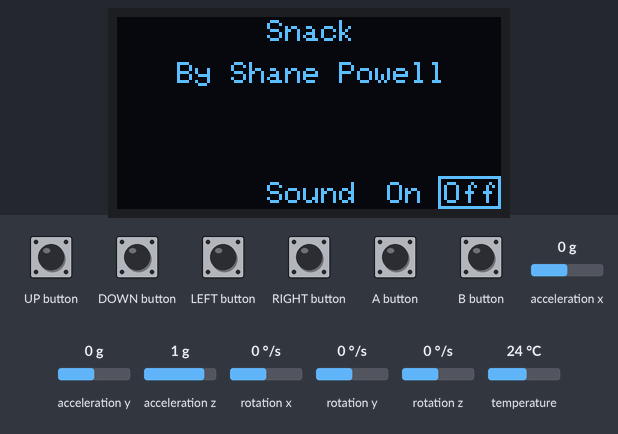
Bench run of a sketch on a simulated Arduboy, built with avr-gcc and run on an emulated ATmega32U4. Shown: 128×64 one-colour display. Inputs (shaded band) come from the test bench; at power-on: acceleration x 0 g, acceleration y 0 g, acceleration z 1 g, rotation x 0 °/s, rotation y 0 °/s, rotation z 0 °/s, temperature 24 °C. Random numbers use the default seed unless the sketch sets one.

Above: at 1.2 s.
1.3 s: A button pressed for 0.15 s
At 1.61 s:
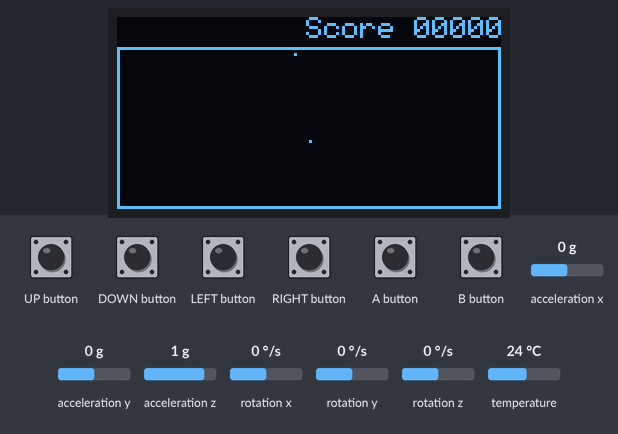
2.0 s: acceleration x set to -1.4 g
4.2 s: B button pressed for 0.15 s
At 4.51 s:
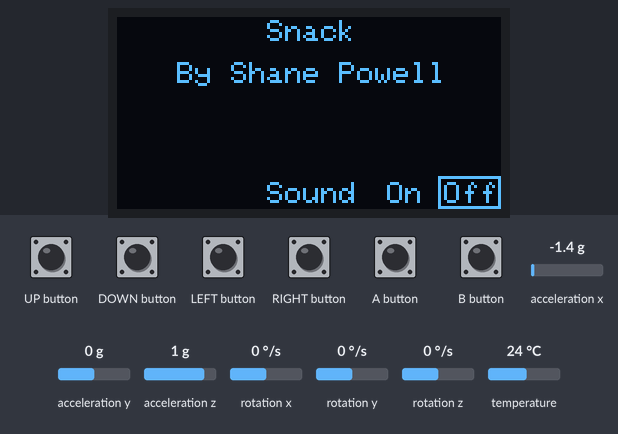
6.4 s: A button pressed for 1 s
At 7.05 s:
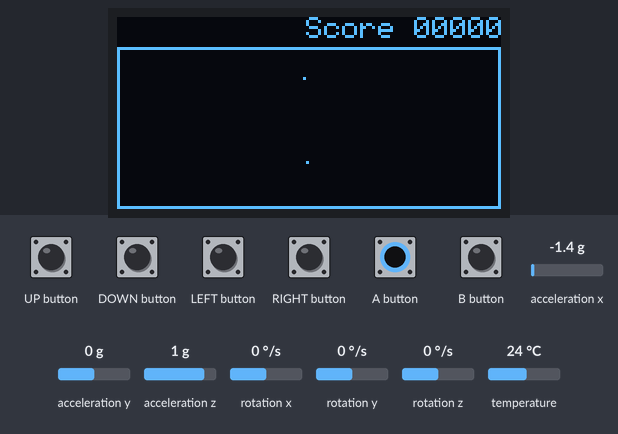
8.9 s: B button pressed for 1 s
At 11.1 s:
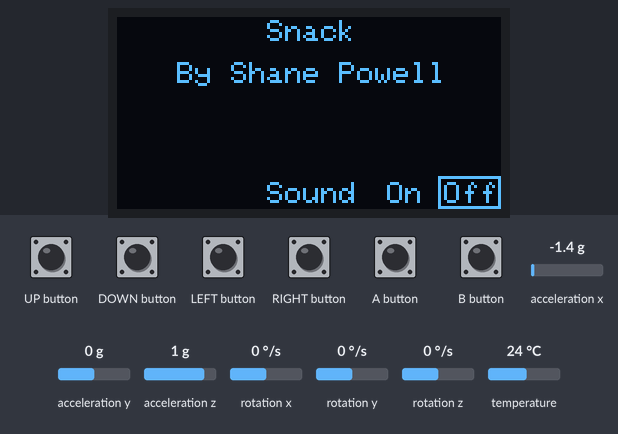
11.4 s: LEFT button pressed for 0.15 s
At 12.4 s:
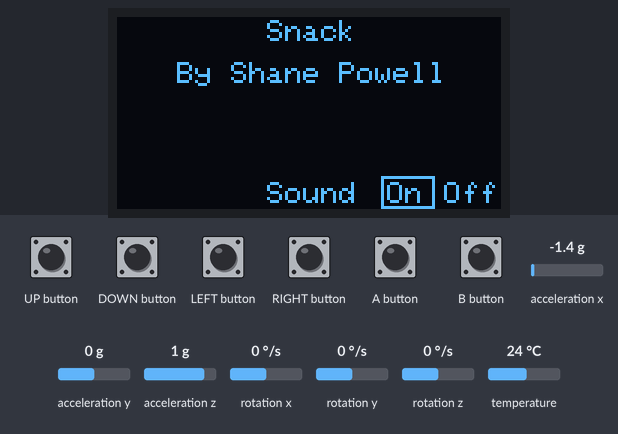
Timing chart, 0 to 14.0 s (numbered marks = the images above; inputs shaded):
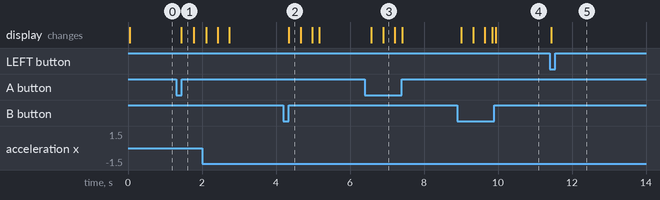

Measured:
- after the input at 1.3 s, the display: changes after 0.15 s (image 1)
- after the input at 4.2 s, the display: changes after 0.15 s (image 2)
- after the input at 6.4 s, the display: first changes after 0.18 s (image 3 shows a later state)
- after the input at 8.9 s, the display: changes after 0.11 s (image 4)
- after the input at 11.4 s, the display: changes at once (image 5)

The sketch:

SnakeMain.ino
```cpp
#include "Arduboy.h"
#include "Adafruit_MPU6050.h"
#include "Wire.h"
#include "Adafruit_Sensor.h"

// make an instance of arduboy used for many functions
Arduboy arduboy;

byte maxX = 127;
byte minX = 0;
byte maxY = 63;
byte minY = 10;
char gameState = 'T';
bool sound = false;

// Accelerometer object
Adafruit_MPU6050 acceler;

struct coords
{
  public:
  byte X = 0;
  byte Y = 0;
  bool Active = false;
};

typedef struct coords Coords;

struct player
{
  byte X = 0;
  byte Y = 0;
  char dir = 'R';
  int Len = 1;
  static const int MaxLength = 100;
  //Coords *Moves[MaxLength] = {NULL};
  Coords Moves[MaxLength];
};

typedef struct player Player;

Player p1;
Coords foodLocation;
Coords previousPosition;


int score = 0;
int arrayPosition = 0;

void GenerateFood()
{
  arduboy.initRandomSeed();
  foodLocation.X = random(minX + 1, maxX - 1);
  foodLocation.Y = random(minY + 1, maxY - 1);
}

void StartGame()
{
  p1.X = maxX / 2;
  p1.Y = (maxY / 2) + 10;
  GenerateFood();
  score = 0;
  arrayPosition = 0;
  p1.Len = 1;
  for (int i=0; i < p1.MaxLength; i++){
    p1.Moves[i].Active = false;
  }


  gameState = 'G';
}

void LogMove()
{
  p1.Moves[arrayPosition].Y = p1.Y;

  if(p1.Moves[arrayPosition].Active == false)
  {
      p1.Moves[arrayPosition].Active = true;
  }
      p1.Moves[arrayPosition].X = p1.X;
      p1.Moves[arrayPosition].Y = p1.Y;

  if(arrayPosition < p1.Len -1)
  {
    arrayPosition += 1;

  }
  else
  {
    arrayPosition = 0;
  }
}

void EndGame()
{
  if(sound == true)
  {
    arduboy.tunes.tone(200, 200);
    delay(400);
    arduboy.tunes.tone(100, 400);
    delay(600);
    arduboy.tunes.tone(50, 2000);
  }

  gameState = 'E';
}

void CollisionDetection()
{

  //Check if hit wall

  if(p1.X >= maxX || p1.X <= minX || p1.Y >= maxY || p1.Y <= minY)
  {
    EndGame();
  }

  //Check if hit tail
  for (int i=0; i < p1.MaxLength; i++){

        if(p1.Moves[i].Active == true)
        {
        if(p1.Moves[i].X == p1.X && p1.Moves[i].Y == p1.Y)
        {
          EndGame();
        }
      }
  }

  // Check if on food
  if(p1.X == foodLocation.X && p1.Y == foodLocation.Y)
  {
    if(p1.Len < p1.MaxLength)
    {
      p1.Len += 1;
    }
    if(sound == true)
    {
      arduboy.tunes.tone(987, 160);
    }

    score += 1;
    LogMove();
    GenerateFood();
  }
}

void DrawTail()
{
  int tailPosition = arrayPosition;
  for (int i=0; i < p1.Len; i++){
      if(p1.Moves[tailPosition].Active == true)
      {
         arduboy.drawPixel(p1.Moves[tailPosition].X, p1.Moves[tailPosition].Y, 1);
      }
      else
      {
        return;
      }


      if(tailPosition > 0)
      {
        tailPosition -= 1;
      }
      else
      {
        tailPosition = p1.Len -1;
      }
   }
}

void DrawFrame()
{
  arduboy.drawRect(minX,minY, maxX +1, (maxY - minY) +1, WHITE);
}

// This function runs once in your game.
// use it for anything that needs to be set only once in your game.
void setup() {
  // initiate arduboy instance
  arduboy.begin();
  /*Serial.begin(9600);
  while(!Serial) {

  }
  Serial.println("begin");*/
  Wire.setWireTimeout(3000,true);
  // initializing the acccelerometer
  acceler.begin();
  //Serial.println("check");
  acceler.setGyroRange(MPU6050_RANGE_250_DEG);
  acceler.setFilterBandwidth(MPU6050_BAND_21_HZ);
  // here we set the framerate to 15, we do not need to run at
  // default 60 and it saves us battery life
  arduboy.setFrameRate(30);
}


// our main game loop, this runs once every cycle/frame.
// this is where our game logic goes.
void loop() {
  // pause render until it's time for the next frame
  if (!(arduboy.nextFrame()))
    return;

  // first we clear our screen to black
  arduboy.clear();

  if(gameState == 'G')
  {
    arduboy.setFrameRate(30);
    DrawFrame();

    if(arduboy.pressed(RIGHT_BUTTON)) {
      if(p1.dir != 'L')
      {
        p1.dir = 'R';
      }
    }

    if(arduboy.pressed(LEFT_BUTTON)) {
      if(p1.dir != 'R')
      {
        p1.dir = 'L';
      }
    }

    if(arduboy.pressed(UP_BUTTON)) {
      if(p1.dir != 'D')
      {
        p1.dir = 'U';
      }
    }

    if(arduboy.pressed(DOWN_BUTTON)) {
      if(p1.dir != 'U')
      {
        p1.dir = 'D';
      }
    }

    // Adding Accelerometer movement code
    sensors_event_t a, g, temp;
    acceler.getEvent(&a, &g, &temp);
    float accelX = a.acceleration.x;
    float accelY = a.acceleration.y;
    float xConst = 0; // used to compare the current acceleration value to
    float yConst = 0;
    float minTilt = 1.5; // this is the minimum value the board must be tilted to move the snake
    // implementing movement decision
    if (((accelY-yConst) > minTilt) && (abs(accelX-xConst) < minTilt)) { // tilted left
      if(p1.dir != 'R') {
        p1.dir = 'L';
      }
    }
    if (((accelX-xConst) > minTilt) && (abs(accelY-yConst) < minTilt)) { // tilted up
      if(p1.dir != 'D') {
        p1.dir = 'U';
      }
    }
    if (((accelY-yConst) < -minTilt) && (abs(accelX-xConst) < minTilt)) { // tilt right
      if (p1.dir != 'L') {
        p1.dir = 'R';
      }
    }
    if (((accelX-xConst) < -minTilt) && (abs(accelY-yConst) < minTilt)) { // tilt down
      if (p1.dir != 'U') {
        p1.dir = 'D';
      }
    }
    /*if ((accelX>-minTilt) && (accelX<minTilt) && (accelY>-minTilt) && (accelY<minTilt)) { // continuing in same direction if board is not tilted
      if (p1.dir == 'L') {
        p1.dir = 'L';
      }
      if (p1.dir == 'R') {
        p1.dir = 'R';
      }
      if (p1.dir == 'U') {
        p1.dir = 'U';
      }
      if (p1.dir == 'D') {
        p1.dir = 'D';
      }
    }*/

    switch(p1.dir)
    {
      case 'U':
        if(p1.Y > minY)
        {
          p1.Y -= 1;
        }
        break;
      case 'D':
        if(p1.Y < maxY)
        {
          p1.Y += 1;
        }
        break;
      case 'L':
        if(p1.X > minX)
        {
          p1.X-= 1;
        }
        break;
      case 'R':
        if(p1.X < maxX)
        {
          p1.X+= 1;
        }

      break;
    }

    CollisionDetection();

    arduboy.drawPixel(p1.X, p1.Y, 1);
    arduboy.drawPixel(foodLocation.X, foodLocation.Y, 1);

    if(p1.X != previousPosition.X || p1.Y != previousPosition.Y)
    {
      previousPosition.X = p1.X;
      previousPosition.Y = p1.Y;
      LogMove();
    }
    DrawTail();

    arduboy.setCursor(63, 0);
    arduboy.print("Score ");

    char scoreBuff[5];
    sprintf(scoreBuff, "%05d", score);

    arduboy.print(scoreBuff);
  }
  else if(gameState == 'E')
  {
    arduboy.setFrameRate(10);
    arduboy.setCursor(20, 20);
    arduboy.print("Game Over");

    arduboy.setCursor(20, 40);
    arduboy.print("Score ");

    char scoreBuff[5];
    sprintf(scoreBuff, "%05d", score);

    arduboy.print(scoreBuff);

    if(arduboy.pressed(A_BUTTON) || arduboy.pressed(B_BUTTON)) {
      gameState = 'T';
    }

  }
  else if(gameState == 'T')
  {
    arduboy.setFrameRate(10);
    arduboy.setCursor(50, 1);
    arduboy.print("Snack");

    arduboy.setCursor(20, 15);
    arduboy.print("By Shane Powell");

    arduboy.setCursor(50, 55);
    arduboy.print("Sound");

    arduboy.setCursor(90, 55);
    arduboy.print("On");

    arduboy.setCursor(109, 55);
    arduboy.print("Off");

    if(arduboy.pressed(A_BUTTON) || arduboy.pressed(B_BUTTON)) {
      StartGame();
    }
    else if(arduboy.pressed(LEFT_BUTTON))
    {
      sound = true;
    }
    else if(arduboy.pressed(RIGHT_BUTTON))
    {
      sound = false;
    }

    if(sound == true)
    {
          arduboy.drawRect(88,53, 18, 11, WHITE);
    }
    else
    {
          arduboy.drawRect(107,53, 21, 11, WHITE);
    }
  }


  // then we finaly we tell the arduboy to display what we just wrote to the display
  arduboy.display();
}
```

Collision.cpp
```cpp
#include "Collision.h"

boolean Collision::collidePointRect(int16_t x1, int16_t y1 ,int16_t x2 ,int16_t y2, int16_t w, int16_t h){
	if((x1>=x2)&&(x1<x2+w))
	if((y1>=y2)&&(y1<y2+h))
	return true;
	return false;
}

boolean Collision::collideRectRect(int16_t x1, int16_t y1, int16_t w1, int16_t h1 ,int16_t x2 ,int16_t y2, int16_t w2, int16_t h2){
  return !( x2     >=  x1+w1  ||
            x2+w2  <=  x1     ||
            y2     >=  y1+h1  ||
            y2+h2  <=  y1     );
}
```

Collision.h
```cpp
#define	COLLISION_H

#include <Arduino.h>

class Collision {
	public:

	boolean collidePointRect(int16_t x1, int16_t y1 ,int16_t x2 ,int16_t y2, int16_t w, int16_t h);
	boolean collideRectRect(int16_t x1, int16_t y1, int16_t w1, int16_t h1 ,int16_t x2 ,int16_t y2, int16_t w2, int16_t h2);


};
```
